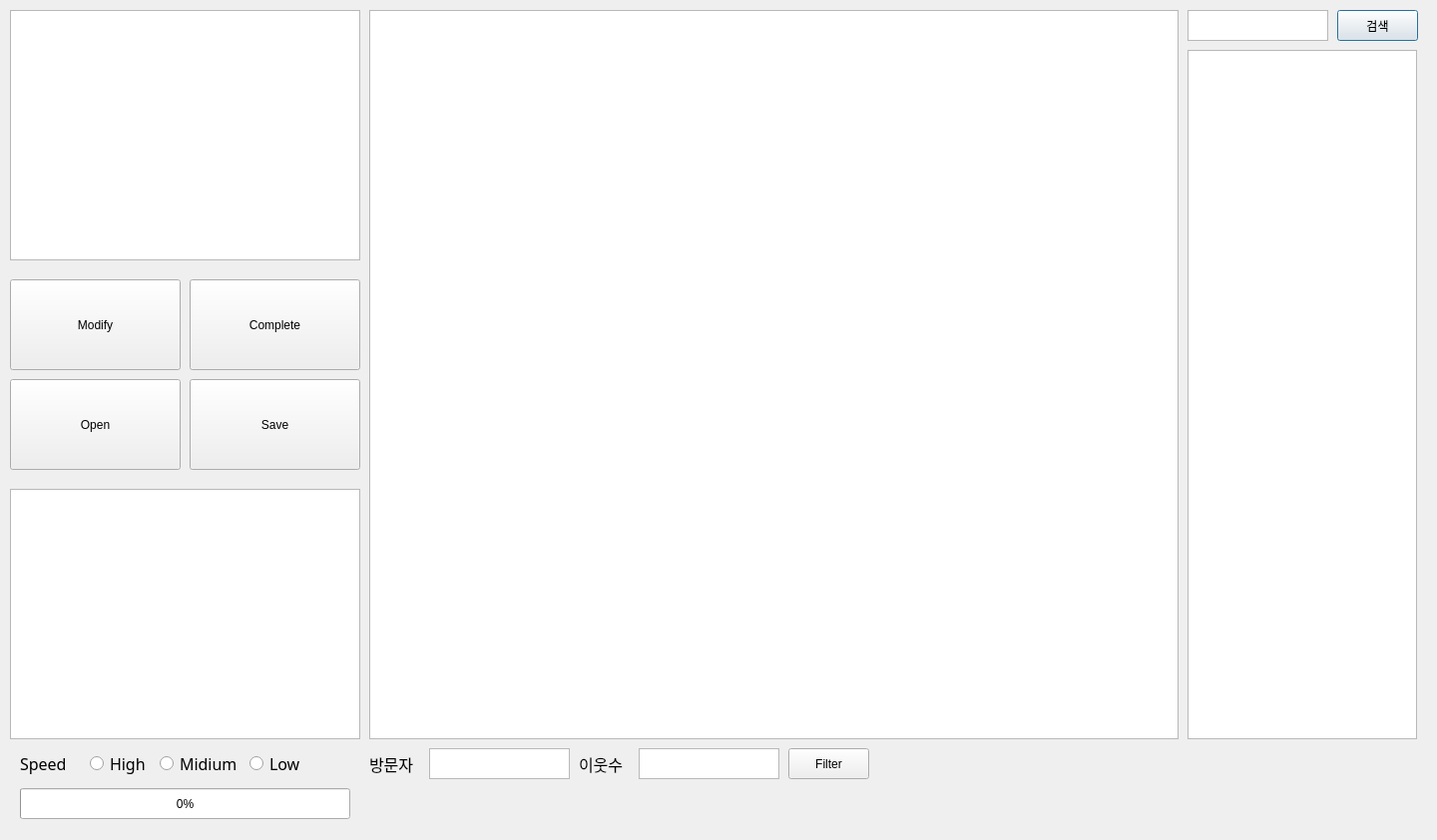
<?xml version="1.0" encoding="UTF-8"?>
<ui version="4.0">
 <class>Dialog</class>
 <widget class="QDialog" name="Dialog">
  <property name="geometry">
   <rect>
    <x>0</x>
    <y>0</y>
    <width>1440</width>
    <height>842</height>
   </rect>
  </property>
  <property name="windowTitle">
   <string>REVU Ads Center Management tool - Made by pental (pental@kakao.com)</string>
  </property>
  <widget class="QTableWidget" name="tableWidget">
   <property name="geometry">
    <rect>
     <x>370</x>
     <y>10</y>
     <width>811</width>
     <height>731</height>
    </rect>
   </property>
  </widget>
  <widget class="QTextEdit" name="keyword_text">
   <property name="geometry">
    <rect>
     <x>1190</x>
     <y>10</y>
     <width>141</width>
     <height>31</height>
    </rect>
   </property>
  </widget>
  <widget class="QPushButton" name="keyword_search_button">
   <property name="geometry">
    <rect>
     <x>1340</x>
     <y>10</y>
     <width>81</width>
     <height>31</height>
    </rect>
   </property>
   <property name="text">
    <string>검색</string>
   </property>
  </widget>
  <widget class="QTableWidget" name="keyword_tableWidget">
   <property name="geometry">
    <rect>
     <x>1190</x>
     <y>50</y>
     <width>230</width>
     <height>691</height>
    </rect>
   </property>
  </widget>
  <widget class="QLabel" name="total_blog_count">
   <property name="geometry">
    <rect>
     <x>370</x>
     <y>790</y>
     <width>981</width>
     <height>31</height>
    </rect>
   </property>
   <property name="font">
    <font>
     <family>맑은 고딕</family>
     <pointsize>12</pointsize>
    </font>
   </property>
   <property name="text">
    <string/>
   </property>
  </widget>
  <widget class="QListWidget" name="listWidget">
   <property name="geometry">
    <rect>
     <x>10</x>
     <y>10</y>
     <width>351</width>
     <height>251</height>
    </rect>
   </property>
  </widget>
  <widget class="QPushButton" name="save_button">
   <property name="geometry">
    <rect>
     <x>190</x>
     <y>380</y>
     <width>171</width>
     <height>91</height>
    </rect>
   </property>
   <property name="text">
    <string>Save</string>
   </property>
  </widget>
  <widget class="QPushButton" name="modify_button">
   <property name="geometry">
    <rect>
     <x>10</x>
     <y>280</y>
     <width>171</width>
     <height>91</height>
    </rect>
   </property>
   <property name="text">
    <string>Modify</string>
   </property>
  </widget>
  <widget class="QPushButton" name="open_database_button">
   <property name="geometry">
    <rect>
     <x>10</x>
     <y>380</y>
     <width>171</width>
     <height>91</height>
    </rect>
   </property>
   <property name="text">
    <string>Open</string>
   </property>
  </widget>
  <widget class="QPushButton" name="complete_button">
   <property name="geometry">
    <rect>
     <x>190</x>
     <y>280</y>
     <width>171</width>
     <height>91</height>
    </rect>
   </property>
   <property name="text">
    <string>Complete</string>
   </property>
  </widget>
  <widget class="QListWidget" name="database_listWidget">
   <property name="geometry">
    <rect>
     <x>10</x>
     <y>490</y>
     <width>351</width>
     <height>251</height>
    </rect>
   </property>
  </widget>
  <widget class="QTextEdit" name="filter_text_blog_people">
   <property name="geometry">
    <rect>
     <x>640</x>
     <y>750</y>
     <width>141</width>
     <height>31</height>
    </rect>
   </property>
  </widget>
  <widget class="QPushButton" name="filter_button">
   <property name="geometry">
    <rect>
     <x>790</x>
     <y>750</y>
     <width>81</width>
     <height>31</height>
    </rect>
   </property>
   <property name="text">
    <string>Filter</string>
   </property>
  </widget>
  <widget class="QLabel" name="total_blog_count_2">
   <property name="geometry">
    <rect>
     <x>580</x>
     <y>750</y>
     <width>51</width>
     <height>31</height>
    </rect>
   </property>
   <property name="font">
    <font>
     <family>맑은 고딕</family>
     <pointsize>12</pointsize>
    </font>
   </property>
   <property name="text">
    <string>이웃수</string>
   </property>
  </widget>
  <widget class="QLabel" name="total_blog_count_3">
   <property name="geometry">
    <rect>
     <x>370</x>
     <y>750</y>
     <width>51</width>
     <height>31</height>
    </rect>
   </property>
   <property name="font">
    <font>
     <family>맑은 고딕</family>
     <pointsize>12</pointsize>
    </font>
   </property>
   <property name="text">
    <string>방문자</string>
   </property>
  </widget>
  <widget class="QTextEdit" name="filter_text_visit_count">
   <property name="geometry">
    <rect>
     <x>430</x>
     <y>750</y>
     <width>141</width>
     <height>31</height>
    </rect>
   </property>
  </widget>
  <widget class="QRadioButton" name="radio_high">
   <property name="geometry">
    <rect>
     <x>90</x>
     <y>750</y>
     <width>91</width>
     <height>31</height>
    </rect>
   </property>
   <property name="font">
    <font>
     <family>맑은 고딕</family>
     <pointsize>12</pointsize>
     <weight>50</weight>
     <bold>false</bold>
    </font>
   </property>
   <property name="text">
    <string>High</string>
   </property>
  </widget>
  <widget class="QRadioButton" name="radio_midium">
   <property name="geometry">
    <rect>
     <x>160</x>
     <y>750</y>
     <width>81</width>
     <height>31</height>
    </rect>
   </property>
   <property name="font">
    <font>
     <family>맑은 고딕</family>
     <pointsize>12</pointsize>
     <weight>50</weight>
     <bold>false</bold>
    </font>
   </property>
   <property name="text">
    <string>Midium</string>
   </property>
  </widget>
  <widget class="QRadioButton" name="radio_low">
   <property name="geometry">
    <rect>
     <x>250</x>
     <y>750</y>
     <width>61</width>
     <height>31</height>
    </rect>
   </property>
   <property name="font">
    <font>
     <family>맑은 고딕</family>
     <pointsize>12</pointsize>
     <weight>50</weight>
     <bold>false</bold>
    </font>
   </property>
   <property name="text">
    <string>Low</string>
   </property>
  </widget>
  <widget class="QLabel" name="total_blog_count_4">
   <property name="geometry">
    <rect>
     <x>20</x>
     <y>750</y>
     <width>51</width>
     <height>31</height>
    </rect>
   </property>
   <property name="font">
    <font>
     <family>맑은 고딕</family>
     <pointsize>12</pointsize>
    </font>
   </property>
   <property name="text">
    <string>Speed</string>
   </property>
  </widget>
  <widget class="QProgressBar" name="progressbar">
   <property name="geometry">
    <rect>
     <x>20</x>
     <y>790</y>
     <width>331</width>
     <height>31</height>
    </rect>
   </property>
   <property name="value">
    <number>0</number>
   </property>
  </widget>
 </widget>
 <resources/>
 <connections/>
</ui>
